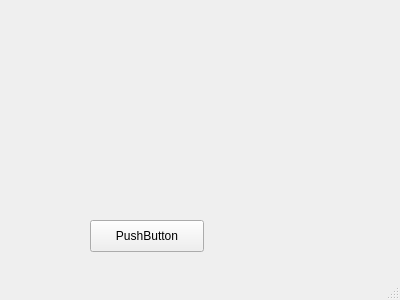
<?xml version="1.0" encoding="UTF-8"?>
<ui version="4.0">
 <class>InteractionWindow</class>
 <widget class="QMainWindow" name="InteractionWindow">
  <property name="geometry">
   <rect>
    <x>0</x>
    <y>0</y>
    <width>400</width>
    <height>300</height>
   </rect>
  </property>
  <property name="windowTitle">
   <string>InteractionWindow</string>
  </property>
  <widget class="QWidget" name="centralWidget">
   <widget class="QPushButton" name="pushButton">
    <property name="geometry">
     <rect>
      <x>90</x>
      <y>220</y>
      <width>114</width>
      <height>32</height>
     </rect>
    </property>
    <property name="text">
     <string>PushButton</string>
    </property>
   </widget>
  </widget>
  <widget class="QMenuBar" name="menuBar">
   <property name="geometry">
    <rect>
     <x>0</x>
     <y>0</y>
     <width>400</width>
     <height>22</height>
    </rect>
   </property>
  </widget>
  <widget class="QStatusBar" name="statusBar"/>
 </widget>
 <layoutdefault spacing="6" margin="11"/>
 <resources/>
 <connections/>
</ui>
